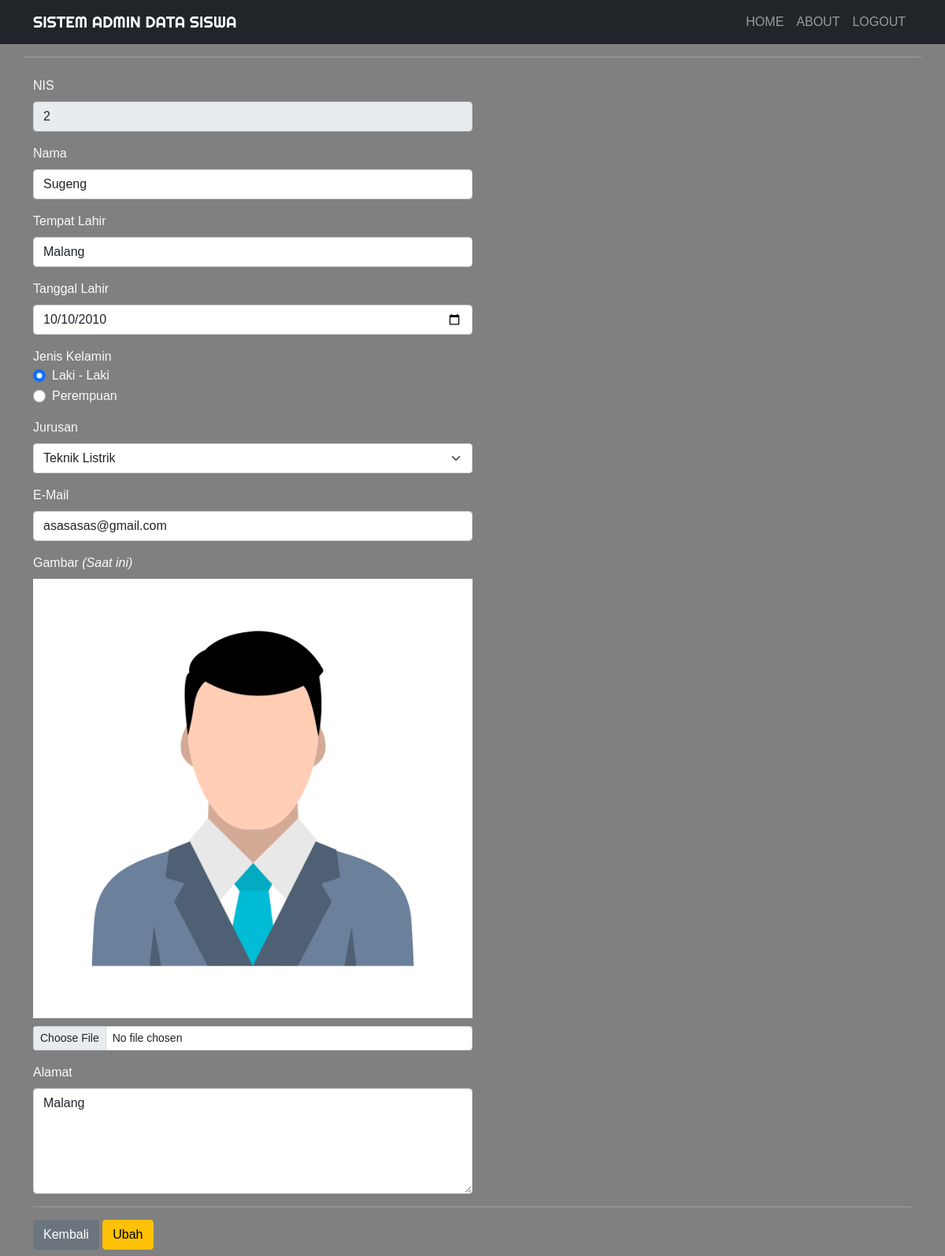
Page /ubah.php?nis=2 (signed in) on the committed database.
### tables this page shows
CREATE TABLE `siswa` (
  `nis` varchar(50) NOT NULL,
  `nama` varchar(255) NOT NULL,
  `tmpt_Lahir` varchar(50) NOT NULL,
  `tgl_Lahir` date NOT NULL,
  `jekel` enum('Laki - Laki','Perempuan') NOT NULL,
  `jurusan` enum('Teknik Listrik','Teknik Komputer dan Jaringan','Multimedia','Rekayasa Perangkat Lunak','Geomatika','Mesin') NOT NULL,
  `email` varchar(255) NOT NULL,
  `gambar` varchar(255) NOT NULL,
  `alamat` text NOT NULL
);

### function.php (called while the page is built, shortened)
<?php
$koneksi = mysqli_connect("localhost", "root", "", "crud");
function query($query)
{
    global $koneksi;
    $result = mysqli_query($koneksi, $query);
    $rows = [];
    while ($row = mysqli_fetch_assoc($result)) {
        $rows[] = $row;
    }
    return $rows;
}

### ubah.php (the view, shortened to what this page needs)
<?php
require 'function.php';
$nis = $_GET['nis'];
$siswa = query("SELECT * FROM siswa WHERE nis = $nis")[0];
?>
<!DOCTYPE html>
<html lang="en">
<head>
     <link href="https://cdn.jsdelivr.net/npm/bootstrap@5.0.0-beta2/dist/css/bootstrap.min.css" rel="stylesheet"
>
     <link rel="stylesheet" href="https://cdn.jsdelivr.net/npm/bootstrap-icons@1.4.0/font/bootstrap-icons.css">
     <link rel="stylesheet" href="https://unpkg.com/aos@next/dist/aos.css" />
     <link rel="stylesheet" href="css/style.css">
</head>
<body>
     <nav class="navbar navbar-expand-lg navbar-dark bg-dark text-uppercase">
          <div class="container">
               <a class="navbar-brand" href="index.php">Sistem Admin Data Siswa</a>
               <div class="collapse navbar-collapse" id="navbarNav">
                    <ul class="navbar-nav ms-auto">
                         <li class="nav-item">
                              <a class="nav-link" aria-current="page" href="index.php">Home</a>
                         </li>
                         <li class="nav-item">
                              <a class="nav-link" href="#about">About</a>
                         </li>
                         <li class="nav-item">
                              <a class="nav-link" href="logout.php">Logout</a>
                         </li>
                    </ul>
               </div>
          </div>
     </nav>
     <div class="container">
          <div class="row my-2 text-light">
               <div class="col-md">
               </div>
               <hr>
          </div>
          <div class="row my-2 text-light">
               <div class="col-md">
                    <form action="" method="post" enctype="multipart/form-data">
                         <div class="mb-3">
                              <label for="nis" class="form-label">NIS</label>
                              <input type="number" class="form-control w-50" id="nis" value="<?= $siswa['nis']; ?>"
                                   name="nis" readonly>
                         </div>
                         <div class="mb-3">
                              <label for="nama" class="form-label">Nama</label>
                              <input type="text" class="form-control w-50" id="nama" value="<?= $siswa['nama']; ?>"
                                   name="nama" autocomplete="off" required>
                         </div>
                         <div class="mb-3">
                              <label for="tmpt_Lahir" class="form-label">Tempat Lahir</label>
                              <input type="text" class="form-control w-50" id="tmpt_Lahir"
                                   value="<?= $siswa['tmpt_Lahir']; ?>" name="tmpt_Lahir" autocomplete="off" required>
                         </div>
                         <div class="mb-3">
                              <label for="tgl_Lahir" class="form-label">Tanggal Lahir</label>
                              <input type="date" class="form-control w-50" id="tgl_Lahir"
                                   value="<?= $siswa['tgl_Lahir']; ?>" name="tgl_Lahir" autocomplete="off" required>
                         </div>
                         <div class="mb-3">
                              <label>Jenis Kelamin</label>
                              <div class="form-check">
                                   <input class="form-check-input" type="radio" name="jekel" id="Laki - Laki"
                                        value="Laki - Laki" <?php if ($siswa['jekel'] == 'Laki - Laki') { ?> checked=''
                                        <?php } ?>>
                                   <label class="form-check-label" for="Laki - Laki">Laki - Laki</label>
                              </div>
                              <div class="form-check">
                                   <input class="form-check-input" type="radio" name="jekel" id="Perempuan"
                                        value="Perempuan" <?php if ($siswa['jekel'] == 'Perempuan') { ?> checked=''
                                        <?php } ?>>
                                   <label class="form-check-label" for="Perempuan">Perempuan</label>
                              </div>
                         </div>
                         <div class="mb-3">
                              <label for="jurusan" class="form-label">Jurusan</label>
                              <select class="form-select w-50" id="jurusan" name="jurusan">
                                   <option value="Teknik Listrik" <?php if ($siswa['jurusan'] == 'Teknik Listrik') { ?>
                                        selected='' <?php } ?>>Teknik Listrik</option>
                              </select>
                         </div>
                         <div class="mb-3">
                              <label for="email" class="form-label">E-Mail</label>
                              <input type="email" class="form-control w-50" id="email" value="<?= $siswa['email']; ?>"
                                   name="email" autocomplete="off" required>
                         </div>
                         <div class="mb-3">
                              <label for="gambar" class="form-label">Gambar <i>(Saat ini)</i></label> <br>
                              <img src="img/<?= $siswa['gambar']; ?>" width="50%" style="margin-bottom: 10px;">
                              <input class="form-control form-control-sm w-50" id="gambar" name="gambar" type="file">
                         </div>
                         <div class="mb-3">
                              <label for="alamat" class="form-label">Alamat</label>
                              <textarea class="form-control w-50" id="alamat" rows="5" name="alamat"
                                   autocomplete="off"><?= $siswa['alamat']; ?></textarea>
                         </div>
                         <hr>
                         <a href="index.php" class="btn btn-secondary">Kembali</a>
                         <button type="submit" class="btn btn-warning" name="ubah">Ubah</button>
                    </form>
               </div>
          </div>
     </div>
</body>
</html>

### css/style.css (style rules this page uses)
body { font-family: 'Gill Sans', 'Gill Sans MT', Calibri, 'Trebuchet MS', sans-serif; }
.navbar-brand { font-family: 'Righteous', cursive; }

### ubah.php (style rules this page uses)
body { background-color: #808080; }

### rows in the picture
siswa: nis "2", nama "Sugeng", tmpt_Lahir "Malang", tgl_Lahir "10/10/2010", jekel "☑ Laki - Laki", jekel "☐ Perempuan", jurusan "Teknik Listrik", email "asasasas@gmail.com", gambar (picture), alamat "Malang"
